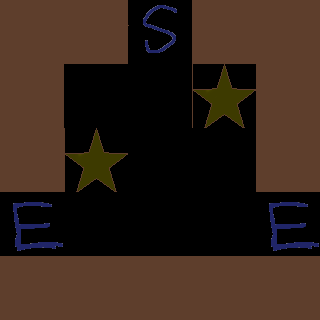

Rendered tile map (Tiled .tmx) drawn with the repository's tilesets; below, a short description and the full map source, tile grids included:
An orthogonal 5x5 tile map with 64x64 px tiles, 2 tile layers (Tile Layer 1, Special Tiles), 2 tilesets.

<map version="1.0" orientation="orthogonal" renderorder="right-down" width="5" height="5" tilewidth="64" tileheight="64" nextobjectid="9">
 <tileset firstgid="1" name="SinglePipeTileset" tilewidth="64" tileheight="64" tilecount="16" columns="4">
  <image source="SinglePipeTileset.png" width="256" height="256" />
 </tileset>
 <tileset firstgid="17" name="Objects" tilewidth="64" tileheight="64" tilecount="16" columns="4">
  <image source="ObjectsTileSet.png" width="256" height="256" />
 </tileset>
 <layer name="Tile Layer 1" width="5" height="5">
  <data>
   <tile gid="0" />
   <tile gid="0" />
   <tile gid="9" />
   <tile gid="0" />
   <tile gid="0" />
   <tile gid="0" />
   <tile gid="4" />
   <tile gid="12" />
   <tile gid="2" />
   <tile gid="0" />
   <tile gid="0" />
   <tile gid="2" />
   <tile gid="5" />
   <tile gid="12" />
   <tile gid="0" />
   <tile gid="10" />
   <tile gid="14" />
   <tile gid="10" />
   <tile gid="14" />
   <tile gid="10" />
   <tile gid="0" />
   <tile gid="0" />
   <tile gid="0" />
   <tile gid="0" />
   <tile gid="0" />
  </data>
 </layer>
 <layer name="Special Tiles" width="5" height="5" opacity="0.51">
  <data>
   <tile gid="17" />
   <tile gid="17" />
   <tile gid="19" />
   <tile gid="17" />
   <tile gid="17" />
   <tile gid="17" />
   <tile gid="0" />
   <tile gid="0" />
   <tile gid="18" />
   <tile gid="17" />
   <tile gid="17" />
   <tile gid="18" />
   <tile gid="0" />
   <tile gid="0" />
   <tile gid="17" />
   <tile gid="20" />
   <tile gid="0" />
   <tile gid="0" />
   <tile gid="0" />
   <tile gid="20" />
   <tile gid="17" />
   <tile gid="17" />
   <tile gid="17" />
   <tile gid="17" />
   <tile gid="17" />
  </data>
 </layer>
</map>
